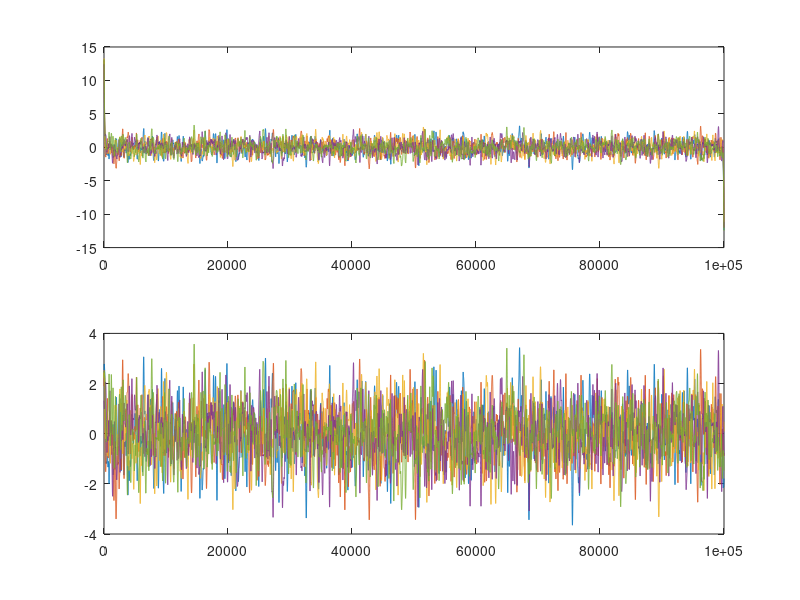
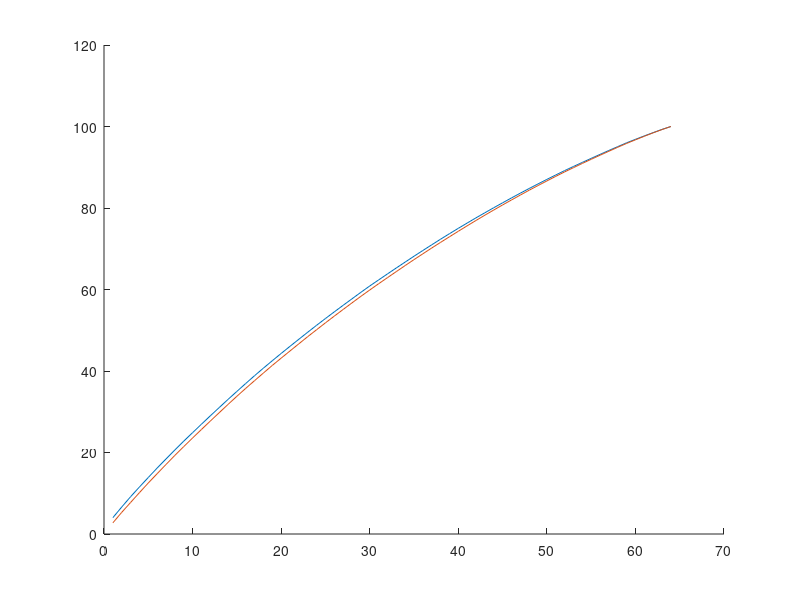

The MATLAB source for these figures, in order:

clear; clc; close;

N = 64;
T = 100000;


myGauss = @(x, mu, sigma) exp(-((x-mu).^2)/(2*sigma^2));
% gaussian smoothing, sigma = 60ms, width = 300ms
kernel_x = -500:500;
kernel_y = myGauss(kernel_x, 0, 60);
smooth_kernel = kernel_y/sum(kernel_y); % normalize to 1

noise = randn(N, T)*0.25;
wave1 = sin(2*pi*0.01*(1:T));
wave2 = sin(4.3*pi*0.02*(1:T));

wave_complex1 = zeros(N, T);
wave_complex1(1:10, :) = repmat(wave1, 10, 1);
wave_complex1(11:20, :) = repmat(wave2, 10, 1);

activity1 = noise + wave_complex1*2;
activity1 = conv2(activity1, smooth_kernel, 'same');
activity1 = zscore(activity1, 0, 2);

activity2 = noise + wave2*1;
activity2 = conv2(activity2, smooth_kernel, 'same');
activity2 = zscore(activity2, 0, 2);

figure;
subplot(2,1,1);
plot(activity1(1:5, :)');

subplot(2,1,2);
plot(activity2(1:5, :)');


[coeff1,score1,latent1,tsquared1,explained1,mu1] = pca(activity1');
explained1_cumsum = cumsum(explained1);

[coeff2,score2,latent2,tsquared2,explained2,mu2] = pca(activity2');
explained2_cumsum = cumsum(explained2);

figure; hold on;
plot(explained1_cumsum);
plot(explained2_cumsum);


